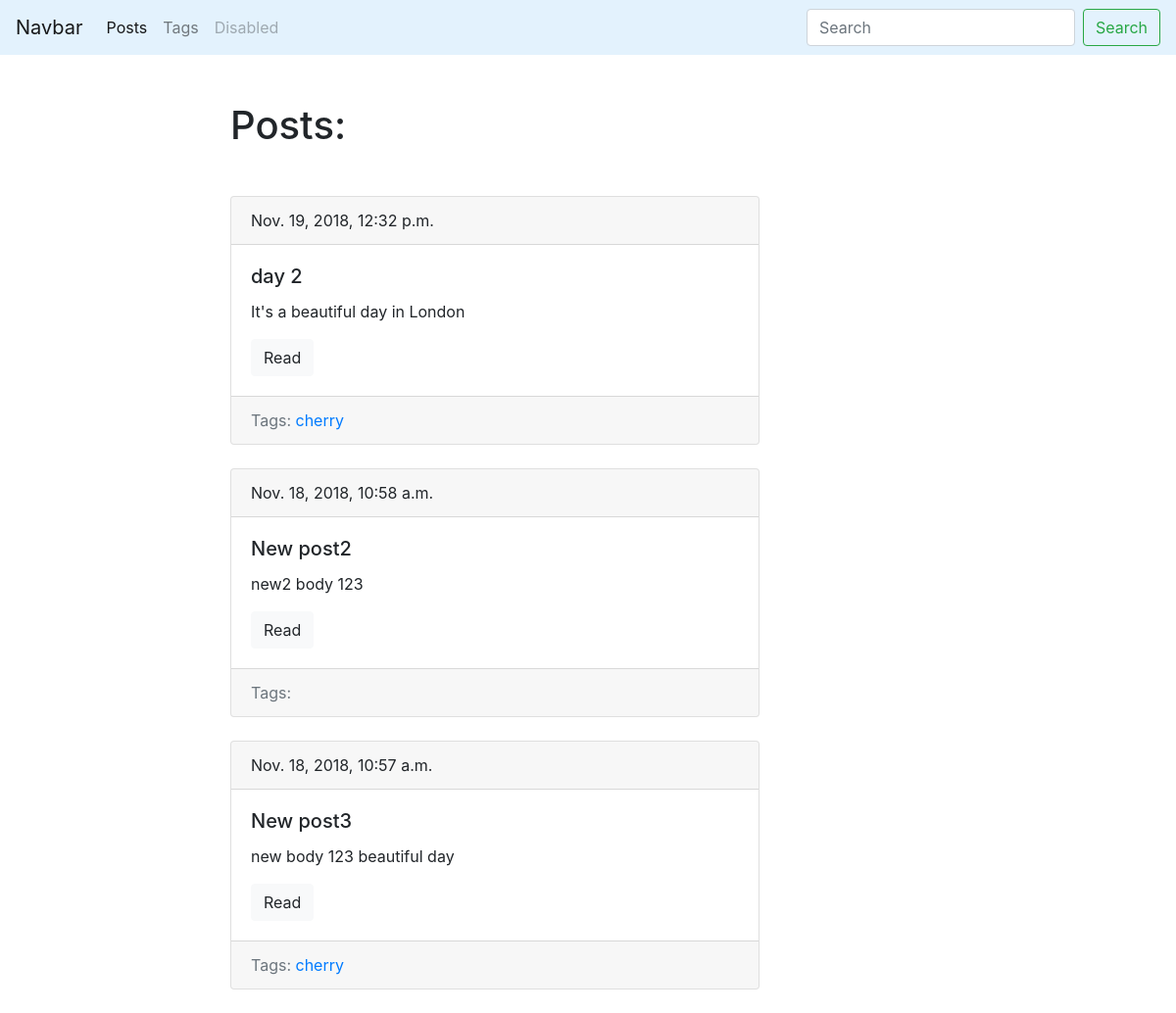
Page /blog/ on the earlier database version.
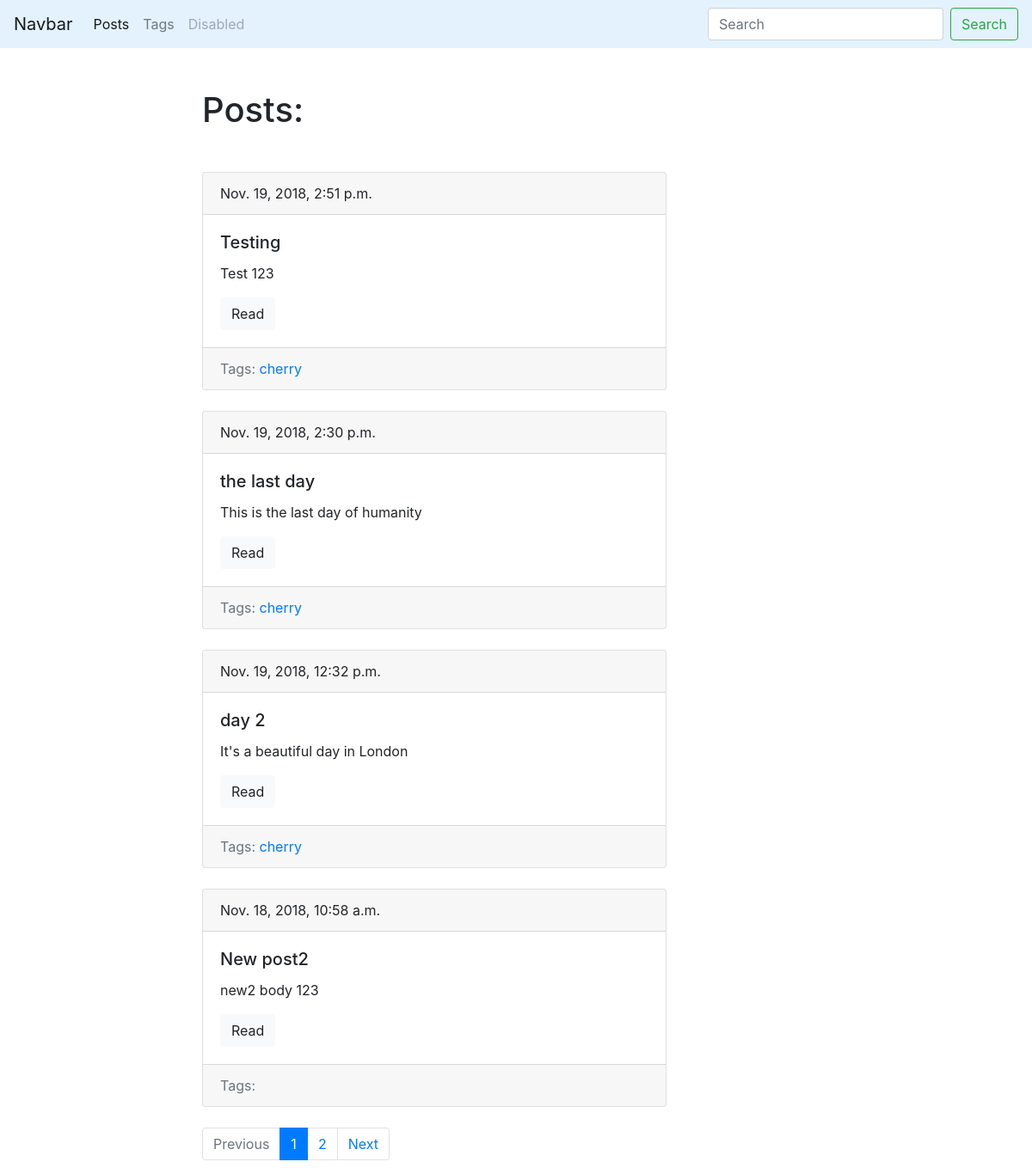
Same page on the later database version.
### blog/models.py (models this page shows, shortened)
class Post(models.Model):
    title = models.CharField(max_length=150, db_index=True)
    slug = models.SlugField(max_length=150, blank=True, unique=True)
    body = models.TextField(blank=True, db_index=True)
    date_pub = models.DateTimeField(auto_now_add=True)
    tags = models.ManyToManyField('Tag', blank=True, related_name='posts')
    def get_absolute_url(self):
        return reverse('post_detail_url', kwargs={'slug':self.slug})
    class Meta:
        ordering = ['-date_pub']

class Tag(models.Model):
    title = models.CharField(max_length=50)
    slug = models.SlugField(max_length=50, unique=True)
    def get_absolute_url(self):
        return reverse('tag_detail_url', kwargs={'slug':self.slug})
    class Meta:
        ordering = ['title']

### blog/views.py (the view)
# urls.py: path('', posts_list, name='posts_list_url'),
def posts_list(request):
    search_query = request.GET.get('search', '')
    if search_query:
        posts = Post.objects.filter(Q(title__icontains=search_query) | Q(body__icontains=search_query))
    else:
        posts = Post.objects.all()
    paginator = Paginator(posts, 4)
    page_number = request.GET.get('page', 1)
    page = paginator.get_page(page_number)
    is_paginated = page.has_other_pages()
    if page.has_previous():
        prev_url = '?page={}'.format(page.previous_page_number())
    else:
        prev_url = ''
    if page.has_next():
        next_url = '?page={}'.format(page.next_page_number())
    else:
        next_url = ''
    context = {
        'page_object':page,
        'is_paginated': is_paginated,
        'prev_url': prev_url,
        'next_url': next_url
        }
    return render(request, 'blog/index.html', context=context)

### blog/templates/blog/index.html (shortened to what this page needs)
{% extends 'blog/base_blog.html' %}
{% block content %}
    <h1 class="mb-5">Posts:</h1>
    {% for post in page_object.object_list %}
    {% include 'blog/includes/post_card_template.html' %}
    {% endfor %}
{% endblock %}

### blog/templates/blog/includes/post_card_template.html
<div class="card mb-4">
  <div class="card-header">
    {{ post.date_pub }}
  </div>
  <div class="card-body">
    <h5 class="card-title">{{ post.title }}</h5>
    <p class="card-text">{{ post.body | truncatewords:15}}</p>
    <a href="{{ post.get_absolute_url }}" class="btn btn-light">Read</a>
  </div>
  <div class="card-footer text-muted">
    Tags:
    {% for post in post.tags.all %}
        <a href="{{ post.get_absolute_url }}">{{ post.title }}</a>
    {% endfor %}
  </div>
</div>

Differences in the rows shown:
no longer on this page (row unchanged): Post: date_pub "Nov. 18, 2018, 10:57 a.m.", title "New post3", body "new body 123 beautiful day", Tag (title "cherry")
added Post: date_pub "Nov. 19, 2018, 2:51 p.m.", title "Testing", body "Test 123", Tag (title "cherry")
added Post: date_pub "Nov. 19, 2018, 2:30 p.m.", title "the last day", body "This is the last day of humanity", Tag (title "cherry")
Other differences:
text now shown: "Previous Next"
new list line: "1"
new list line: "2"
